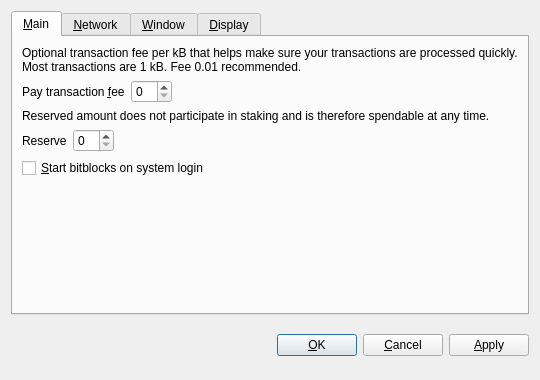
<?xml version="1.0" encoding="UTF-8"?>
<ui version="4.0">
 <class>OptionsDialog</class>
 <widget class="QDialog" name="OptionsDialog">
  <property name="geometry">
   <rect>
    <x>0</x>
    <y>0</y>
    <width>540</width>
    <height>380</height>
   </rect>
  </property>
  <property name="windowTitle">
   <string>Options</string>
  </property>
  <property name="modal">
   <bool>true</bool>
  </property>
  <layout class="QVBoxLayout" name="verticalLayout">
   <item>
    <widget class="QTabWidget" name="tabWidget">
     <property name="tabPosition">
      <enum>QTabWidget::North</enum>
     </property>
     <property name="currentIndex">
      <number>0</number>
     </property>
     <widget class="QWidget" name="tabMain">
      <attribute name="title">
       <string>&amp;Main</string>
      </attribute>
      <layout class="QVBoxLayout" name="verticalLayout_Main">
       <item>
        <widget class="QLabel" name="transactionFeeInfoLabel">
         <property name="text">
          <string>Optional transaction fee per kB that helps make sure your transactions are processed quickly. Most transactions are 1 kB. Fee 0.01 recommended.</string>
         </property>
         <property name="textFormat">
          <enum>Qt::PlainText</enum>
         </property>
         <property name="wordWrap">
          <bool>true</bool>
         </property>
        </widget>
       </item>
       <item>
        <layout class="QHBoxLayout" name="horizontalLayoutFee">
         <item>
          <widget class="QLabel" name="transactionFeeLabel">
           <property name="text">
            <string>Pay transaction &amp;fee</string>
           </property>
           <property name="textFormat">
            <enum>Qt::PlainText</enum>
           </property>
           <property name="buddy">
            <cstring>transactionFee</cstring>
           </property>
          </widget>
         </item>
         <item>
          <widget class="BitcoinAmountField" name="transactionFee"/>
         </item>
         <item>
          <spacer name="horizontalSpacerFee">
           <property name="orientation">
            <enum>Qt::Horizontal</enum>
           </property>
           <property name="sizeHint" stdset="0">
            <size>
             <width>40</width>
             <height>20</height>
            </size>
           </property>
          </spacer>
         </item>
        </layout>
       </item>
       <item>
        <widget class="QLabel" name="reserveBalanceInfoLabel">
         <property name="text">
          <string>Reserved amount does not participate in staking and is therefore spendable at any time.</string>
         </property>
         <property name="textFormat">
          <enum>Qt::PlainText</enum>
         </property>
         <property name="wordWrap">
          <bool>true</bool>
         </property>
        </widget>
       </item>
       <item>
        <layout class="QHBoxLayout" name="horizontalLayoutReserveBalance">
         <item>
          <widget class="QLabel" name="reserveBalanceLabel">
           <property name="text">
            <string>Reserve</string>
           </property>
           <property name="textFormat">
            <enum>Qt::PlainText</enum>
           </property>
           <property name="buddy">
            <cstring>reserveBalance</cstring>
           </property>
          </widget>
         </item>
         <item>
          <widget class="BitcoinAmountField" name="reserveBalance"/>
         </item>
         <item>
          <spacer name="horizontalSpacerReserveBalance">
           <property name="orientation">
            <enum>Qt::Horizontal</enum>
           </property>
           <property name="sizeHint" stdset="0">
            <size>
             <width>40</width>
             <height>20</height>
            </size>
           </property>
          </spacer>
         </item>
        </layout>
       </item>
       <item>
        <widget class="QCheckBox" name="bitcoinAtStartup">
         <property name="toolTip">
          <string>Automatically start bitblocks after logging in to the system.</string>
         </property>
         <property name="text">
          <string>&amp;Start bitblocks on system login</string>
         </property>
        </widget>
       </item>
       <item>
        <spacer name="verticalSpacer_Main">
         <property name="orientation">
          <enum>Qt::Vertical</enum>
         </property>
         <property name="sizeHint" stdset="0">
          <size>
           <width>20</width>
           <height>40</height>
          </size>
         </property>
        </spacer>
       </item>
      </layout>
     </widget>
     <widget class="QWidget" name="tabNetwork">
      <attribute name="title">
       <string>&amp;Network</string>
      </attribute>
      <layout class="QVBoxLayout" name="verticalLayout_Network">
       <item>
        <widget class="QCheckBox" name="mapPortUpnp">
         <property name="toolTip">
          <string>Automatically open the bitblocks client port on the router. This only works when your router supports UPnP and it is enabled.</string>
         </property>
         <property name="text">
          <string>Map port using &amp;UPnP</string>
         </property>
        </widget>
       </item>
       <item>
        <widget class="QCheckBox" name="connectSocks">
         <property name="toolTip">
          <string>Connect to the bitblocks network through a SOCKS proxy (e.g. when connecting through Tor).</string>
         </property>
         <property name="text">
          <string>&amp;Connect through SOCKS proxy:</string>
         </property>
        </widget>
       </item>
       <item>
        <layout class="QHBoxLayout" name="horizontalLayout_Network">
         <item>
          <widget class="QLabel" name="proxyIpLabel">
           <property name="text">
            <string>Proxy &amp;IP:</string>
           </property>
           <property name="textFormat">
            <enum>Qt::PlainText</enum>
           </property>
           <property name="buddy">
            <cstring>proxyIp</cstring>
           </property>
          </widget>
         </item>
         <item>
          <widget class="QValidatedLineEdit" name="proxyIp">
           <property name="maximumSize">
            <size>
             <width>140</width>
             <height>16777215</height>
            </size>
           </property>
           <property name="toolTip">
            <string>IP address of the proxy (e.g. 127.0.0.1)</string>
           </property>
          </widget>
         </item>
         <item>
          <widget class="QLabel" name="proxyPortLabel">
           <property name="text">
            <string>&amp;Port:</string>
           </property>
           <property name="textFormat">
            <enum>Qt::PlainText</enum>
           </property>
           <property name="buddy">
            <cstring>proxyPort</cstring>
           </property>
          </widget>
         </item>
         <item>
          <widget class="QLineEdit" name="proxyPort">
           <property name="maximumSize">
            <size>
             <width>55</width>
             <height>16777215</height>
            </size>
           </property>
           <property name="toolTip">
            <string>Port of the proxy (e.g. 9050)</string>
           </property>
          </widget>
         </item>
         <item>
          <widget class="QLabel" name="socksVersionLabel">
           <property name="text">
            <string>SOCKS &amp;Version:</string>
           </property>
           <property name="textFormat">
            <enum>Qt::PlainText</enum>
           </property>
           <property name="buddy">
            <cstring>socksVersion</cstring>
           </property>
          </widget>
         </item>
         <item>
          <widget class="QValueComboBox" name="socksVersion">
           <property name="toolTip">
            <string>SOCKS version of the proxy (e.g. 5)</string>
           </property>
          </widget>
         </item>
         <item>
          <spacer name="horizontalSpacer_Network">
           <property name="orientation">
            <enum>Qt::Horizontal</enum>
           </property>
           <property name="sizeHint" stdset="0">
            <size>
             <width>40</width>
             <height>20</height>
            </size>
           </property>
          </spacer>
         </item>
        </layout>
       </item>
       <item>
        <spacer name="verticalSpacer_Network">
         <property name="orientation">
          <enum>Qt::Vertical</enum>
         </property>
         <property name="sizeHint" stdset="0">
          <size>
           <width>20</width>
           <height>40</height>
          </size>
         </property>
        </spacer>
       </item>
      </layout>
     </widget>
     <widget class="QWidget" name="tabWindow">
      <attribute name="title">
       <string>&amp;Window</string>
      </attribute>
      <layout class="QVBoxLayout" name="verticalLayout_Window">
       <item>
        <widget class="QCheckBox" name="minimizeToTray">
         <property name="toolTip">
          <string>Show only a tray icon after minimizing the window.</string>
         </property>
         <property name="text">
          <string>&amp;Minimize to the tray instead of the taskbar</string>
         </property>
        </widget>
       </item>
       <item>
        <widget class="QCheckBox" name="minimizeOnClose">
         <property name="toolTip">
          <string>Minimize instead of exit the application when the window is closed. When this option is enabled, the application will be closed only after selecting Quit in the menu.</string>
         </property>
         <property name="text">
          <string>M&amp;inimize on close</string>
         </property>
        </widget>
       </item>
       <item>
        <spacer name="verticalSpacer_Window">
         <property name="orientation">
          <enum>Qt::Vertical</enum>
         </property>
         <property name="sizeHint" stdset="0">
          <size>
           <width>20</width>
           <height>40</height>
          </size>
         </property>
        </spacer>
       </item>
      </layout>
     </widget>
     <widget class="QWidget" name="tabDisplay">
      <attribute name="title">
       <string>&amp;Display</string>
      </attribute>
      <layout class="QVBoxLayout" name="verticalLayout_Display">
       <item>
        <layout class="QHBoxLayout" name="horizontalLayout_1_Display">
         <item>
          <widget class="QLabel" name="langLabel">
           <property name="text">
            <string>User Interface &amp;language:</string>
           </property>
           <property name="textFormat">
            <enum>Qt::PlainText</enum>
           </property>
           <property name="buddy">
            <cstring>lang</cstring>
           </property>
          </widget>
         </item>
         <item>
          <widget class="QValueComboBox" name="lang">
           <property name="toolTip">
            <string>The user interface language can be set here. This setting will take effect after restarting bitblocks.</string>
           </property>
          </widget>
         </item>
        </layout>
       </item>
       <item>
        <layout class="QHBoxLayout" name="horizontalLayout_2_Display">
         <item>
          <widget class="QLabel" name="unitLabel">
           <property name="text">
            <string>&amp;Unit to show amounts in:</string>
           </property>
           <property name="textFormat">
            <enum>Qt::PlainText</enum>
           </property>
           <property name="buddy">
            <cstring>unit</cstring>
           </property>
          </widget>
         </item>
         <item>
          <widget class="QValueComboBox" name="unit">
           <property name="toolTip">
            <string>Choose the default subdivision unit to show in the interface and when sending coins.</string>
           </property>
          </widget>
         </item>
        </layout>
       </item>
       <item>
        <widget class="QCheckBox" name="displayAddresses">
         <property name="toolTip">
          <string>Whether to show bitblocks addresses in the transaction list or not.</string>
         </property>
         <property name="text">
          <string>&amp;Display addresses in transaction list</string>
         </property>
        </widget>
       </item>
       <item>
        <widget class="QCheckBox" name="coinControlFeatures">
         <property name="toolTip">
          <string>Whether to show coin control features or not.</string>
         </property>
         <property name="text">
          <string>Display coin &amp;control features (experts only!)</string>
         </property>
        </widget>
       </item>
       <item>
        <spacer name="verticalSpacer_Display">
         <property name="orientation">
          <enum>Qt::Vertical</enum>
         </property>
         <property name="sizeHint" stdset="0">
          <size>
           <width>20</width>
           <height>40</height>
          </size>
         </property>
        </spacer>
       </item>
      </layout>
     </widget>
    </widget>
   </item>
   <item>
    <layout class="QHBoxLayout" name="horizontalLayout_Buttons">
     <item>
      <spacer name="horizontalSpacer_1">
       <property name="orientation">
        <enum>Qt::Horizontal</enum>
       </property>
       <property name="sizeHint" stdset="0">
        <size>
         <width>40</width>
         <height>48</height>
        </size>
       </property>
      </spacer>
     </item>
     <item>
      <widget class="QLabel" name="statusLabel">
       <property name="font">
        <font>
         <weight>75</weight>
         <bold>true</bold>
        </font>
       </property>
       <property name="text">
        <string/>
       </property>
       <property name="textFormat">
        <enum>Qt::PlainText</enum>
       </property>
       <property name="wordWrap">
        <bool>true</bool>
       </property>
      </widget>
     </item>
     <item>
      <spacer name="horizontalSpacer_2">
       <property name="orientation">
        <enum>Qt::Horizontal</enum>
       </property>
       <property name="sizeHint" stdset="0">
        <size>
         <width>40</width>
         <height>48</height>
        </size>
       </property>
      </spacer>
     </item>
     <item>
      <widget class="QPushButton" name="okButton">
       <property name="text">
        <string>&amp;OK</string>
       </property>
      </widget>
     </item>
     <item>
      <widget class="QPushButton" name="cancelButton">
       <property name="text">
        <string>&amp;Cancel</string>
       </property>
       <property name="autoDefault">
        <bool>false</bool>
       </property>
      </widget>
     </item>
     <item>
      <widget class="QPushButton" name="applyButton">
       <property name="text">
        <string>&amp;Apply</string>
       </property>
       <property name="autoDefault">
        <bool>false</bool>
       </property>
      </widget>
     </item>
    </layout>
   </item>
  </layout>
 </widget>
 <customwidgets>
  <customwidget>
   <class>BitcoinAmountField</class>
   <extends>QSpinBox</extends>
   <header>bitcoinamountfield.h</header>
  </customwidget>
  <customwidget>
   <class>QValueComboBox</class>
   <extends>QComboBox</extends>
   <header>qvaluecombobox.h</header>
  </customwidget>
  <customwidget>
   <class>QValidatedLineEdit</class>
   <extends>QLineEdit</extends>
   <header>qvalidatedlineedit.h</header>
  </customwidget>
 </customwidgets>
 <resources/>
 <connections/>
</ui>
